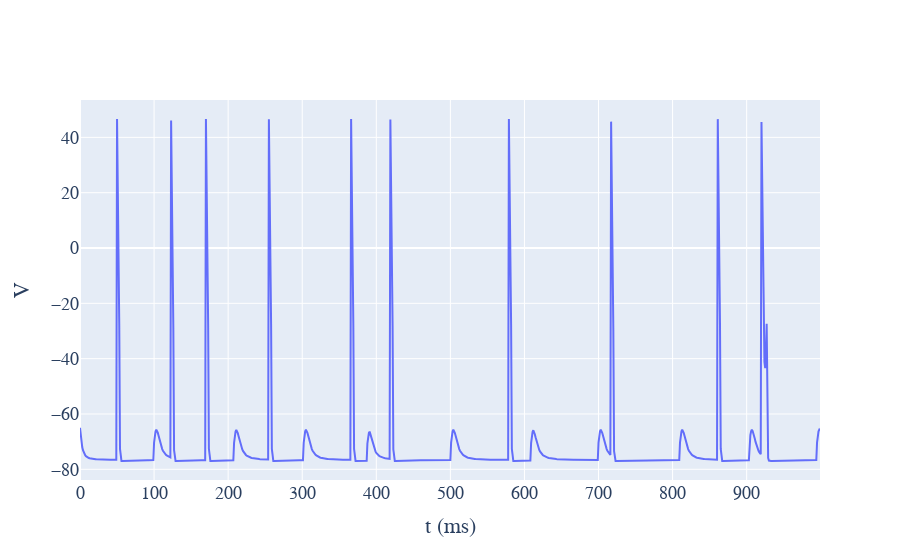

Write notebook code for a chart like this one.
### Code cell
model.plot_V(0, 1000)

### Figure 1 — Plotly figure (JSON) as saved in the notebook; plotly's stock layout.template omitted (floating-point values rounded to 4 significant figures; data arrays with more than 128 entries replaced by an {"elided": "..."} marker saying what was removed)
{"data": [{"type": "scatter", "x": {"elided": "1000 int values"}, "y": {"elided": "1000 float values"}}], "layout": {"font": {"family": "Courier New, monospace", "size": 18}, "xaxis": {"title": {"text": "t (ms)"}}, "yaxis": {"title": {"text": "V"}}}}
